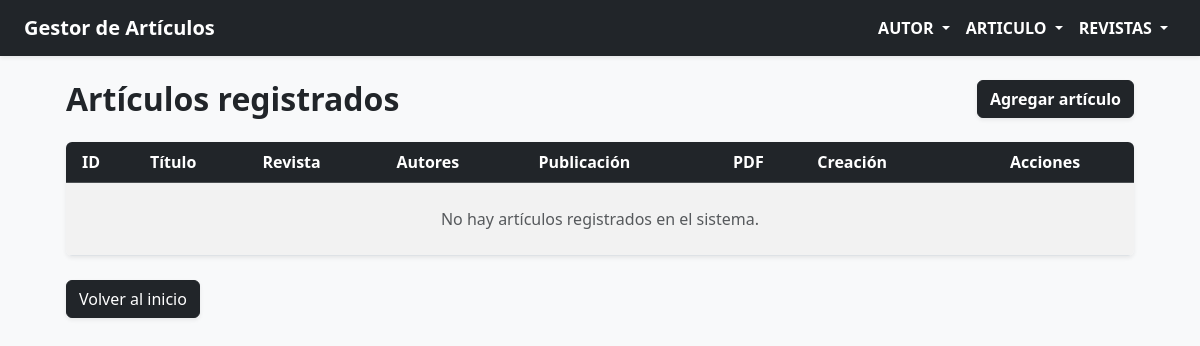
Before: /articulo/lista/ with the older database file.
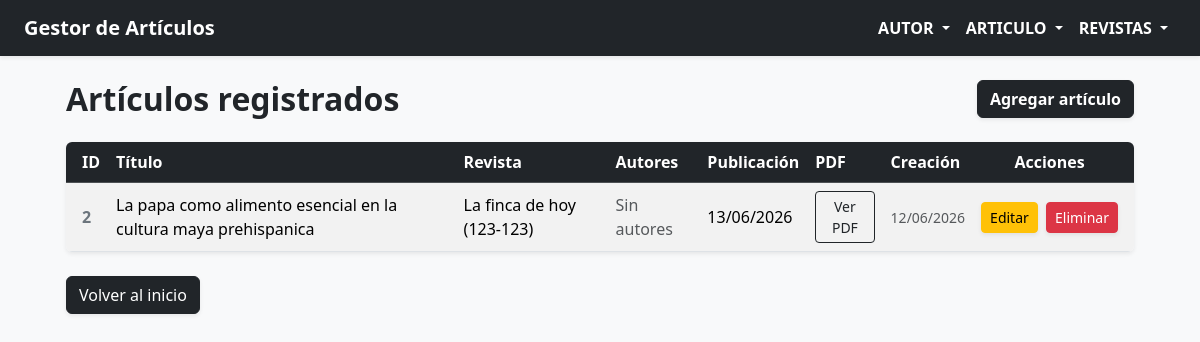
After: the same page with the newer database file.
### apps/articulo/models.py (models this page shows, shortened)
class Articulo(ModeloAuditoria):
    id_articulo = models.BigAutoField(primary_key=True)
    titulo = models.CharField(max_length=250, null=False, blank=False)
    resumen = models.TextField(null=False, blank=False)
    fecha_publicacion = models.DateField(null=False, blank=False)
    archivo_pdf = models.FileField(upload_to=ruta_pdf_articulo, null=False, blank=False)
    revista = models.ForeignKey(
        Revista,
        on_delete=models.SET_NULL,
        null=True,
        blank=True,
        related_name="articulos",
    )
    autores = models.ManyToManyField(
        Autor,
        through="ArticuloAutor",
        related_name="articulos",
    )
    class Meta:
        db_table = "articulo"
        ordering = ("-fecha_publicacion", "titulo")
        indexes = [
            models.Index(fields=["fecha_publicacion"]),
            models.Index(fields=["titulo"]),
        ]

### apps/revista/models.py (models this page shows)
class Revista(ModeloAuditoria):
    id_revista = models.BigAutoField(primary_key=True)
    nombre = models.CharField(max_length=200, unique=True, null=False, blank=False)
    issn = models.CharField(max_length=9, unique=True, null=False, blank=False)
    factor_impacto = models.DecimalField(
        max_digits=5, decimal_places=2, null=True, blank=True
    )
    class Meta:
        db_table = "revista"
        indexes = [models.Index(fields=["nombre"]), models.Index(fields=["issn"])]
        ordering = ("nombre",)
    def __str__(self) -> str:
        return f"{self.nombre} ({self.issn})"

### apps/articulo/views.py (the view)
# urls.py: path("lista/", views.listar_articulos, name="lista_articulos"),
def listar_articulos(request):
    articulos = (
        Articulo.objects.select_related("revista")
        .prefetch_related("articulo_autores__autor")
        .all()
    )
    return render(
        request,
        "articulo/lista_articulos.html",
        {"articulos": articulos},
    )

### templates/articulo/lista_articulos.html (shortened to what this page needs)
{% extends "base.html" %}
{% block content %}
<div class="container mt-4">
  <div class="d-flex justify-content-between align-items-center mb-4">
    <h2 class="text-dark fw-bold mb-0">Artículos registrados</h2>
    <a
      href="{% url 'articulo:crear_articulo' %}"
      class="btn btn-dark fw-bold shadow-sm"
      >Agregar artículo</a
    >
  </div>
  <div class="table-responsive shadow-sm rounded">
    <table class="table table-hover table-striped align-middle mb-0">
      <thead class="table-dark">
        <tr>
          <th class="ps-3">ID</th>
          <th>Título</th>
          <th>Revista</th>
          <th>Autores</th>
          <th>Publicación</th>
          <th>PDF</th>
          <th>Creación</th>
          <th class="text-center pe-3">Acciones</th>
        </tr>
      </thead>
      <tbody>
        {% for articulo in articulos %}
        <tr>
          <td class="fw-semibold ps-3 text-secondary">
            {{ articulo.id_articulo }}
          </td>
          <td>{{ articulo.titulo }}</td>
          <td>{{ articulo.revista|default:"Sin revista" }}</td>
          <td>
            {% for relacion in articulo.articulo_autores.all %}
              {{ relacion.autor }}{% if not forloop.last %}, {% endif %}
            {% empty %}
              <span class="text-muted">Sin autores</span>
            {% endfor %}
          </td>
          <td>{{ articulo.fecha_publicacion|date:"d/m/Y" }}</td>
          <td>
            {% if articulo.archivo_pdf %}
            <a
              href="{{ articulo.archivo_pdf.url }}"
              class="btn btn-outline-dark btn-sm"
              >Ver PDF</a
            >
            {% else %}
            <span class="text-muted">No disponible</span>
            {% endif %}
          </td>
          <td class="text-muted small">
            {{ articulo.creado_en|date:"d/m/Y" }}
          </td>
          <td class="text-center pe-3 text-nowrap">
            <a
              href="{% url 'articulo:editar_articulo' articulo.id_articulo %}"
              class="btn btn-warning btn-sm me-1 fw-medium shadow-sm"
              >Editar</a
            >
            <a
              href="{% url 'articulo:eliminar_articulo' articulo.id_articulo %}"
              class="btn btn-danger btn-sm fw-medium shadow-sm"
              >Eliminar</a
            >
          </td>
        </tr>
        {% empty %}
        <tr>
          <td colspan="8" class="text-center text-muted py-4">
            No hay artículos registrados en el sistema.
          </td>
        </tr>
        {% endfor %}
      </tbody>
    </table>
  </div>
  <div class="mt-4">
    <a href="{% url 'index' %}" class="btn btn-dark shadow-sm"
      >Volver al inicio</a
    >
  </div>
</div>
{% endblock %}

Changed rows visible on the page:
added Articulo: id_articulo "2", titulo "La papa como alimento esencial en la cultura maya prehispanica", revista "La finca de hoy (123-123)", fecha_publicacion "13/06/2026", creado_en "12/06/2026"
Other visible differences:
text no longer shown: "No hay artículos registrados en el sistema."
